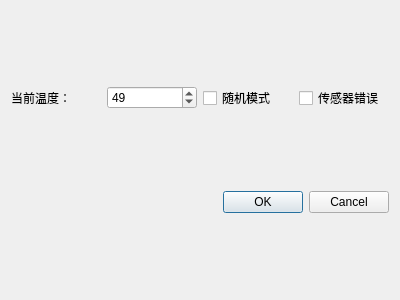
<?xml version="1.0" encoding="UTF-8"?>
<ui version="4.0">
 <class>VirtualBoardDlg</class>
 <widget class="QDialog" name="VirtualBoardDlg">
  <property name="geometry">
   <rect>
    <x>0</x>
    <y>0</y>
    <width>400</width>
    <height>300</height>
   </rect>
  </property>
  <property name="windowTitle">
   <string>虚拟监控板</string>
  </property>
  <layout class="QVBoxLayout" name="verticalLayout">
   <item>
    <layout class="QHBoxLayout" name="horizontalLayout">
     <item>
      <widget class="QLabel" name="label">
       <property name="text">
        <string>当前温度：</string>
       </property>
      </widget>
     </item>
     <item>
      <widget class="QSpinBox" name="spin_temp">
       <property name="value">
        <number>49</number>
       </property>
      </widget>
     </item>
     <item>
      <widget class="QCheckBox" name="chk_random">
       <property name="text">
        <string>随机模式</string>
       </property>
      </widget>
     </item>
     <item>
      <widget class="QCheckBox" name="chk_err">
       <property name="text">
        <string>传感器错误</string>
       </property>
      </widget>
     </item>
    </layout>
   </item>
   <item>
    <widget class="QDialogButtonBox" name="buttonBox">
     <property name="orientation">
      <enum>Qt::Horizontal</enum>
     </property>
     <property name="standardButtons">
      <set>QDialogButtonBox::Cancel|QDialogButtonBox::Ok</set>
     </property>
    </widget>
   </item>
  </layout>
 </widget>
 <resources/>
 <connections>
  <connection>
   <sender>buttonBox</sender>
   <signal>accepted()</signal>
   <receiver>VirtualBoardDlg</receiver>
   <slot>accept()</slot>
   <hints>
    <hint type="sourcelabel">
     <x>248</x>
     <y>254</y>
    </hint>
    <hint type="destinationlabel">
     <x>157</x>
     <y>274</y>
    </hint>
   </hints>
  </connection>
  <connection>
   <sender>buttonBox</sender>
   <signal>rejected()</signal>
   <receiver>VirtualBoardDlg</receiver>
   <slot>reject()</slot>
   <hints>
    <hint type="sourcelabel">
     <x>316</x>
     <y>260</y>
    </hint>
    <hint type="destinationlabel">
     <x>286</x>
     <y>274</y>
    </hint>
   </hints>
  </connection>
 </connections>
</ui>
